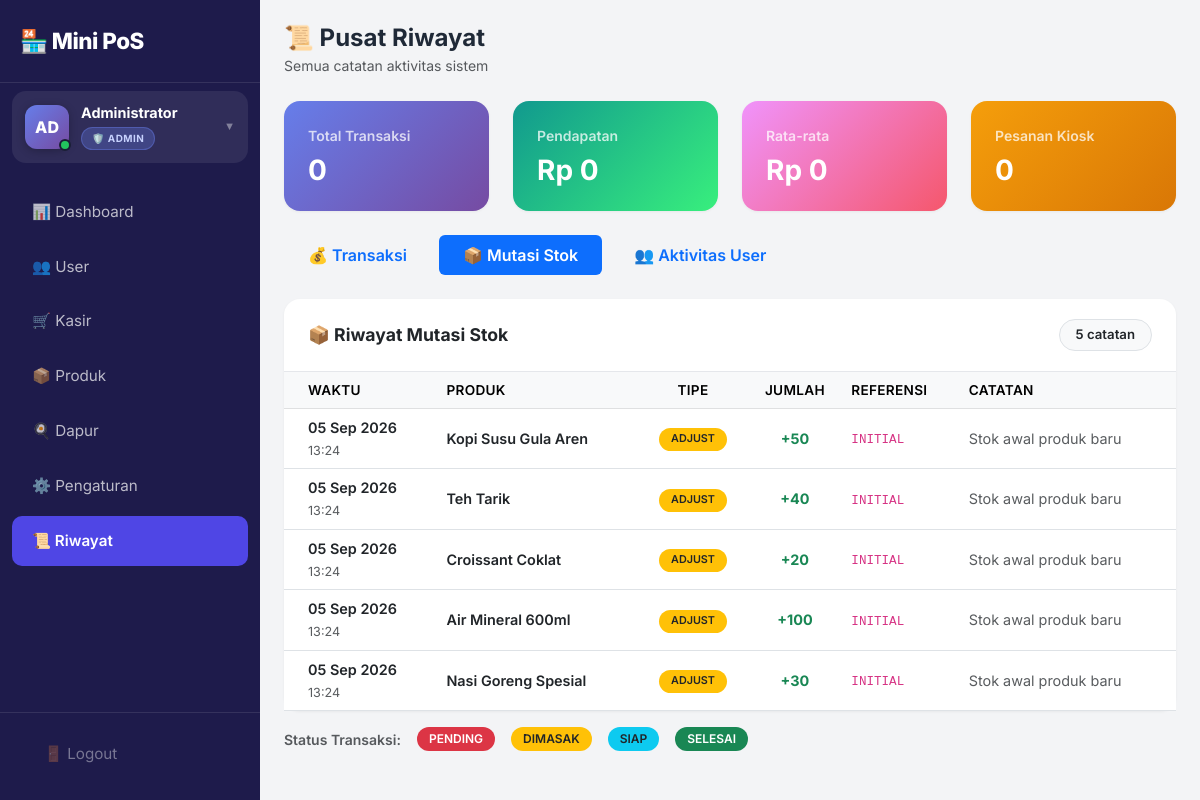
The page /history.php?tab=stock (signed in) on the database its author committed.
### tables this page shows
CREATE TABLE stock_history (
    id INT AUTO_INCREMENT PRIMARY KEY,
    product_id INT NOT NULL,
    type ENUM('in', 'out', 'adjustment') NOT NULL,
    quantity INT NOT NULL,
    reference VARCHAR(100) DEFAULT NULL,
    notes TEXT DEFAULT NULL,
    created_at TIMESTAMP DEFAULT CURRENT_TIMESTAMP,
    FOREIGN KEY (product_id) REFERENCES products(id) ON DELETE CASCADE
);

CREATE TABLE products (
    id INT AUTO_INCREMENT PRIMARY KEY,
    name VARCHAR(100) NOT NULL,
    price DECIMAL(12,2) NOT NULL,
    stock INT NOT NULL DEFAULT 0,
    created_at TIMESTAMP DEFAULT CURRENT_TIMESTAMP,
    updated_at TIMESTAMP NULL DEFAULT NULL ON UPDATE CURRENT_TIMESTAMP
);

### config/auth.php (called while the page is built, shortened)
<?php
function isLoggedIn(): bool
{
    return isset($_SESSION['user_id']) && !empty($_SESSION['user_id']);
}
function hasRole(string $role): bool
{
    return isLoggedIn() && ($_SESSION['role'] ?? '') === $role;
}

### config/database.php (called while the page is built, shortened)
<?php
function formatRupiah($number): string
{
    return 'Rp ' . number_format((float)$number, 0, ',', '.');
}
require_once __DIR__ . '/auth.php';
?>

### history.php (the view, shortened to what this page needs)
<?php
require_once 'config/database.php';
$activeTab = $_GET['tab'] ?? 'transactions';
$transactions = $pdo->query("
    SELECT t.*, COUNT(td.id) as item_count
    FROM transactions t
    LEFT JOIN transaction_details td ON t.id = td.transaction_id
    GROUP BY t.id ORDER BY t.transaction_date DESC LIMIT 100
")->fetchAll();
$totalRevenue = array_sum(array_column($transactions, 'total_amount'));
$avgPerTx = count($transactions) ? $totalRevenue / count($transactions) : 0;
$kioskCount = count(array_filter($transactions, fn($t) => $t['order_type'] === 'kiosk'));
$stockHistory = $pdo->query("
    SELECT sh.*, p.name as product_name
    FROM stock_history sh JOIN products p ON sh.product_id = p.id
    ORDER BY sh.created_at DESC LIMIT 100
")->fetchAll();
$initials = strtoupper(substr($_SESSION['full_name'], 0, 2));
$role = $_SESSION['role'];
$roleIcon = $role === 'admin' ? '🛡️' : '🛒';
?>
<!DOCTYPE html>
<html lang="id">
<head>
    <link href="https://cdn.jsdelivr.net/npm/bootstrap@5.3.0/dist/css/bootstrap.min.css" rel="stylesheet">
    <link rel="stylesheet" href="assets/style.css">
</head>
<body>
    <div class="sidebar" id="sidebar">
        <div class="brand">🏪 Mini PoS</div>
        <div class="user-info-wrapper" id="userWrapper">
            <div class="user-info" onclick="toggleUserDropdown(event)">
                <div class="user-avatar <?= $role ?>"><?= $initials ?></div>
                <div class="user-details">
                    <div class="user-name"><?= htmlspecialchars($_SESSION['full_name']) ?></div>
                    <span class="user-role-badge <?= $role ?>"><?= $roleIcon ?> <?= ucfirst($role) ?></span>
                </div>
                <span class="user-dropdown-icon">▼</span>
            </div>
        </div>
        <nav>
            <?php if (hasRole('admin')): ?>
                <a href="dashboard.php" class="nav-link">📊 Dashboard</a>
                <a href="users.php" class="nav-link">👥 User</a>
            <?php endif; ?>
            <a href="index.php" class="nav-link">🛒 Kasir</a>
            <?php if (hasRole('admin')): ?>
                <a href="products.php" class="nav-link">📦 Produk</a>
            <?php endif; ?>
            <a href="kitchen.php" class="nav-link">🍳 Dapur</a>
            <?php if (hasRole('admin')): ?>
                <a href="settings.php" class="nav-link">⚙️ Pengaturan</a>
            <?php endif; ?>
            <a href="history.php" class="nav-link active">📜 Riwayat</a>
        </nav>
        <div class="sidebar-footer">
            <a href="logout.php" class="nav-link logout">🚪 Logout</a>
        </div>
    </div>
    <div class="main-content">
        <div class="d-flex justify-content-between align-items-center mb-4 flex-wrap gap-2">
            <div>
                <h4 class="fw-bold m-0">📜 Pusat Riwayat</h4>
                <small class="text-muted">Semua catatan aktivitas sistem</small>
            </div>
        </div>
        <div class="row g-3 g-md-4 mb-4">
            <div class="col-6 col-lg-3">
                <div class="card h-100 text-white" style="background: linear-gradient(135deg, #667eea 0%, #764ba2 100%);">
                    <div class="card-body p-3 p-md-4">
                        <small class="opacity-75 fw-semibold d-block">Total Transaksi</small>
                        <h3 class="fw-bold mt-2 mb-0"><?= count($transactions) ?></h3>
                    </div>
                </div>
            </div>
            <div class="col-6 col-lg-3">
                <div class="card h-100 text-white" style="background: linear-gradient(135deg, #11998e 0%, #38ef7d 100%);">
                    <div class="card-body p-3 p-md-4">
                        <small class="opacity-75 fw-semibold d-block">Pendapatan</small>
                        <h3 class="fw-bold mt-2 mb-0"><?= formatRupiah($totalRevenue) ?></h3>
                    </div>
                </div>
            </div>
            <div class="col-6 col-lg-3">
                <div class="card h-100 text-white" style="background: linear-gradient(135deg, #f093fb 0%, #f5576c 100%);">
                    <div class="card-body p-3 p-md-4">
                        <small class="opacity-75 fw-semibold d-block">Rata-rata</small>
                        <h3 class="fw-bold mt-2 mb-0"><?= formatRupiah($avgPerTx) ?></h3>
                    </div>
                </div>
            </div>
            <div class="col-6 col-lg-3">
                <div class="card h-100 text-white" style="background: linear-gradient(135deg, #f59e0b 0%, #d97706 100%);">
                    <div class="card-body p-3 p-md-4">
                        <small class="opacity-75 fw-semibold d-block">Pesanan Kiosk</small>
                        <h3 class="fw-bold mt-2 mb-0"><?= $kioskCount ?></h3>
                    </div>
                </div>
            </div>
        </div>
        <ul class="nav nav-pills mb-4 gap-2 flex-wrap">
            <li class="nav-item">
                <a class="nav-link <?= $activeTab === 'transactions' ? 'active' : '' ?> px-3 px-md-4 fw-semibold" href="?tab=transactions">💰 Transaksi</a>
            </li>
            <li class="nav-item">
                <a class="nav-link <?= $activeTab === 'stock' ? 'active' : '' ?> px-3 px-md-4 fw-semibold" href="?tab=stock">📦 Mutasi Stok</a>
            </li>
            <?php if (hasRole('admin')): ?>
                <li class="nav-item">
                    <a class="nav-link <?= $activeTab === 'users' ? 'active' : '' ?> px-3 px-md-4 fw-semibold" href="?tab=users">👥 Aktivitas User</a>
                </li>
            <?php endif; ?>
        </ul>
        <?php if ($activeTab === 'stock'): ?>
            <div class="card">
                <div class="card-header d-flex justify-content-between align-items-center flex-wrap gap-2">
                    <span>📦 Riwayat Mutasi Stok</span>
                    <span class="badge bg-light text-dark border px-3 py-2"><?= count($stockHistory) ?> catatan</span>
                </div>
                <div class="card-body p-0">
                    <div class="table-responsive">
                        <table class="table table-hover align-middle mb-0">
                            <thead class="table-light">
                                <tr>
                                    <th class="ps-3 ps-md-4">Waktu</th>
                                    <th>Produk</th>
                                    <th class="text-center">Tipe</th>
                                    <th class="text-center">Jumlah</th>
                                    <th>Referensi</th>
                                    <th>Catatan</th>
                                </tr>
                            </thead>
                            <tbody>
                                <?php foreach ($stockHistory as $sh): ?>
                                    <tr>
                                        <td class="ps-3 ps-md-4">
                                            <div class="fw-semibold"><?= date('d M Y', strtotime($sh['created_at'])) ?></div>
                                            <small class="text-muted"><?= date('H:i', strtotime($sh['created_at'])) ?></small>
                                        </td>
                                        <td class="fw-semibold"><?= htmlspecialchars($sh['product_name']) ?></td>
                                        <td class="text-center">
                                            <?php
                                            $typeBadge = match ($sh['type']) {
                                                'in'         => '<span class="badge bg-success">MASUK</span>',
                                                'out'        => '<span class="badge bg-danger">KELUAR</span>',
                                                'adjustment' => '<span class="badge bg-warning text-dark">ADJUST</span>',
                                            };
                                            echo $typeBadge;
                                            ?>
                                        </td>
                                        <td class="text-center fw-bold <?= $sh['type'] === 'out' ? 'text-danger' : 'text-success' ?>">
                                            <?= $sh['type'] === 'out' ? '-' : '+' ?><?= $sh['quantity'] ?>
                                        </td>
                                        <td><code class="small"><?= htmlspecialchars($sh['reference'] ?? '-') ?></code></td>
                                        <td class="text-muted small"><?= htmlspecialchars($sh['notes'] ?? '-') ?></td>
                                    </tr>
                                <?php endforeach; ?>
                            </tbody>
                        </table>
                    </div>
                </div>
            </div>
        <?php endif; ?>
        <div class="mt-3 d-flex flex-wrap gap-3 align-items-center">
            <small class="text-muted fw-semibold">Status Transaksi:</small>
            <span class="badge bg-danger">PENDING</span>
            <span class="badge bg-warning text-dark">DIMASAK</span>
            <span class="badge bg-info text-dark">SIAP</span>
            <span class="badge bg-success">SELESAI</span>
        </div>
    </div>
</body>
</html>

### assets/style.css (style rules this page uses)
:root { --primary: #4f46e5; --primary-hover: #4338ca; --primary-light: rgba(79, 70, 229, 0.1); --bg-body: #f3f4f6; --card-bg: #ffffff; --text-main: #1f2937; --text-muted: #6b7280; --border-color: #e5e7eb; --sidebar-width: 260px; --sidebar-collapsed: 0px; }
* { font-family: 'Inter', sans-serif; box-sizing: border-box; }
body { background-color: var(--bg-body); color: var(--text-main); overflow-x: hidden; min-height: 100vh; }
.sidebar { width: var(--sidebar-width); min-height: 100vh; background: #1e1b4b; position: fixed; left: 0; top: 0; z-index: 1050; transition: transform 0.3s ease, width 0.3s ease; display: flex; flex-direction: column; overflow-y: auto; }
.sidebar .brand { padding: 24px 20px; font-size: 1.4rem; font-weight: 800; color: #fff; letter-spacing: -0.5px; border-bottom: 1px solid rgba(255,255,255,0.1); flex-shrink: 0; }
.sidebar nav { flex-grow: 1; padding: 12px 0; }
.sidebar .nav-link { color: rgba(255,255,255,0.7); padding: 14px 20px; margin: 4px 12px; border-radius: 10px; transition: all 0.2s; display: flex; align-items: center; gap: 12px; text-decoration: none; font-size: 0.95rem; }
.sidebar .nav-link:hover, .sidebar .nav-link.active { background: rgba(255,255,255,0.1); color: #fff; font-weight: 600; }
.sidebar .nav-link.active { background: var(--primary); }
.sidebar .nav-link.logout { color: rgba(255,255,255,0.4); margin-top: auto; }
.sidebar-footer { padding: 16px 12px; border-top: 1px solid rgba(255,255,255,0.1); flex-shrink: 0; margin-top: auto; }
.user-info-wrapper { padding: 8px 12px; position: relative; }
.user-info { padding: 12px; border-radius: 14px; background: rgba(255, 255, 255, 0.08); display: flex; align-items: center; gap: 12px; cursor: pointer; transition: all 0.25s ease; border: 1px solid transparent; position: relative; }
.user-avatar { width: 44px; height: 44px; border-radius: 12px; display: flex; align-items: center; justify-content: center; color: white; font-weight: 800; font-size: 1rem; flex-shrink: 0; position: relative; box-shadow: 0 2px 8px rgba(0,0,0,0.25); }
.user-avatar.admin { background: linear-gradient(135deg, #667eea 0%, #764ba2 100%); }
.user-avatar::after { content: ''; position: absolute; bottom: -2px; right: -2px; width: 12px; height: 12px; background: #22c55e; border: 2.5px solid #1a1f36; border-radius: 50%; animation: pulseOnline 2s infinite; }
.user-details { flex: 1; min-width: 0; }
.user-name { color: white; font-weight: 700; font-size: 0.9rem; margin: 0 0 3px 0; white-space: nowrap; overflow: hidden; text-overflow: ellipsis; line-height: 1.2; }
.user-role-badge { display: inline-flex; align-items: center; gap: 4px; padding: 3px 10px; border-radius: 20px; font-size: 0.62rem; font-weight: 700; text-transform: uppercase; letter-spacing: 0.5px; }
.user-role-badge.admin { background: rgba(102, 126, 234, 0.3); color: #c7d2fe; border: 1px solid rgba(102, 126, 234, 0.4); }
.user-dropdown-icon { color: rgba(255,255,255,0.4); transition: transform 0.3s cubic-bezier(0.4, 0, 0.2, 1); font-size: 0.7rem; }
.main-content { margin-left: var(--sidebar-width); padding: 30px; min-height: 100vh; transition: margin-left 0.3s ease; width: calc(100% - var(--sidebar-width)); }
.card { border: none; border-radius: 16px; box-shadow: 0 1px 3px rgba(0,0,0,0.05); background: var(--card-bg); }
.card-header { background: transparent; border-bottom: 1px solid var(--border-color); padding: 20px 24px; font-weight: 700; font-size: 1.1rem; }
.table th { font-weight: 600; font-size: 0.85rem; text-transform: uppercase; letter-spacing: 0.3px; }
.table td { font-size: 0.9rem; }
.badge { font-weight: 600; padding: 6px 12px; border-radius: 50px; }
@media (max-width: 1200px) { .main-content { padding: 24px; } }

### rows shown on the page
stock_history: created_at "05 Sep 2026", created_at "13:24", product.name "Kopi Susu Gula Aren", type "ADJUST", quantity "50", reference "INITIAL", notes "Stok awal produk baru"
stock_history: created_at "05 Sep 2026", created_at "13:24", product.name "Teh Tarik", type "ADJUST", quantity "40", reference "INITIAL", notes "Stok awal produk baru"
stock_history: created_at "05 Sep 2026", created_at "13:24", product.name "Croissant Coklat", type "ADJUST", quantity "20", reference "INITIAL", notes "Stok awal produk baru"
stock_history: created_at "05 Sep 2026", created_at "13:24", product.name "Air Mineral 600ml", type "ADJUST", quantity "100", reference "INITIAL", notes "Stok awal produk baru"
stock_history: created_at "05 Sep 2026", created_at "13:24", product.name "Nasi Goreng Spesial", type "ADJUST", quantity "30", reference "INITIAL", notes "Stok awal produk baru"

### other values the page prints
$initials "AD"
$_SESSION['full_name'] "Administrator"
$roleIcon "🛡️"
$role "ADMIN"
count($transactions) "0"
formatRupiah($totalRevenue) "Rp 0"
formatRupiah($avgPerTx) "Rp 0"
$kioskCount "0"
count($stockHistory) "5"
